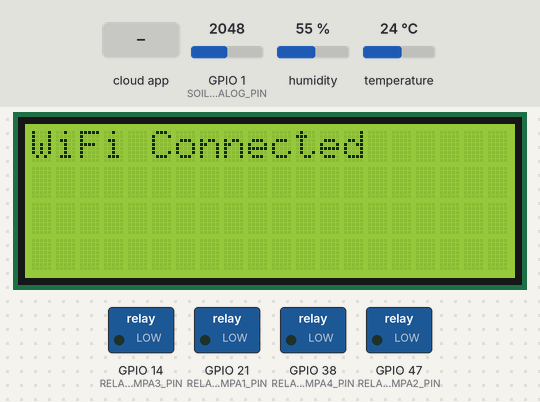
Simulated run of this sketch. Board: ESP32-S3. Parts: 20×4 character LCD, switched loads named in the sketch (green lamp = pin HIGH). The test bench sets the inputs (shaded band); at power-on: GPIO 1 (SOIL_ANALOG_PIN) = 2048, humidity 55 %, temperature 24 °C. WiFi joins after 1.5 s; servers stay silent unless stated; network time is answered at once with the bench clock; the local clock reads 2024-03-15 10:24:30 at power-on unless the sketch sets it; storage starts empty; the Firebase database answers and starts empty; what the sketch prints to the serial monitor is not drawn.

Above: at 2.9 s.
8.9 s: the phone or cloud app sets manualPumpControl to 1
At 14.5 s:
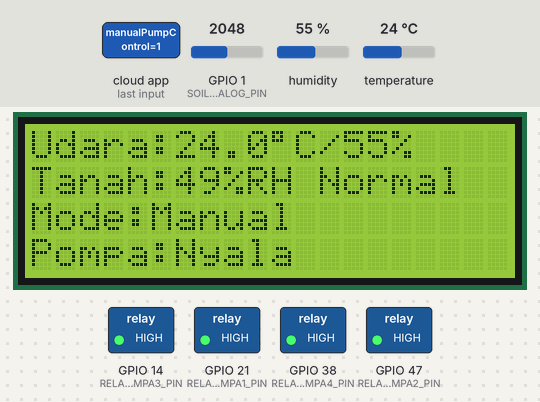
20.8 s: the phone or cloud app sets mode to 1
At 26.1 s:
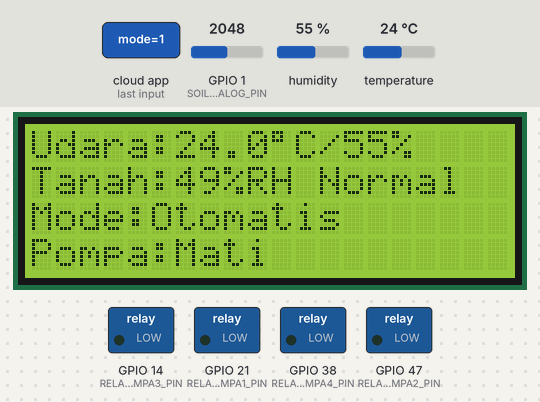
31.8 s: GPIO 1 (SOIL_ANALOG_PIN) set to 2390
At 37.3 s:
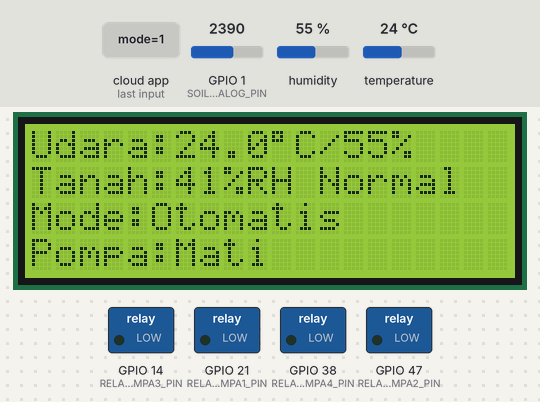
43.6 s: GPIO 1 (SOIL_ANALOG_PIN) set to 2458
At 49.0 s:
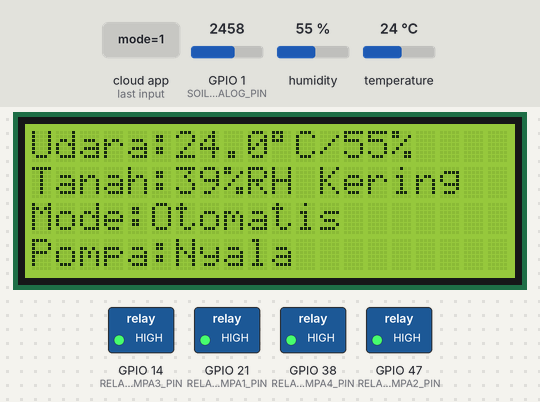
54.7 s: the phone or cloud app sets mode to 0
At 59.4 s:
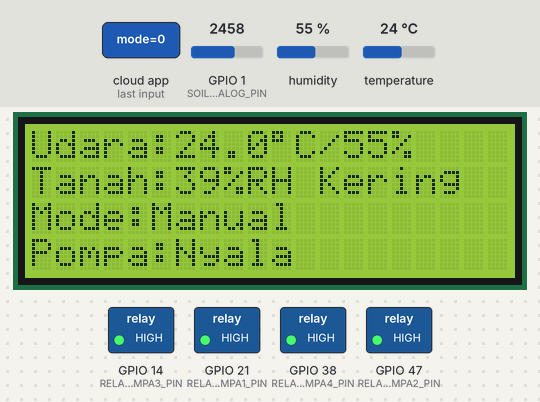
65.8 s: the phone or cloud app sets manualPumpControl to 0
At 71.7 s:
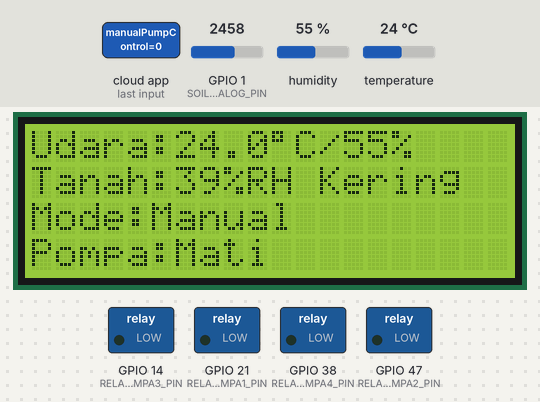
Timing chart, 0 to 73.2 s (numbered marks = the images above; inputs shaded):
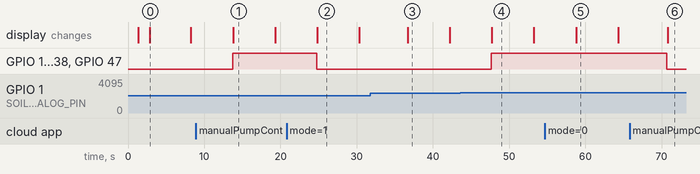

The sketch:

SMARTFARM7in1.ino
```cpp
/*
 * PROYEK_SMARTFARM_LENGKAP (Versi ringkas – soil moisture analog + NPK saja)
 * Perubahan:
 * - Soil moisture dipisah ke sensor analog di GPIO1 (ADC1_CH0).
 * - pH, Suhu Tanah, dan Konduktivitas DIHAPUS dari seluruh alur (LCD/Serial/CSV/Firebase).
 * - NPK (N, P, K) tetap dibaca via Modbus RS485.
 */

#include <Wire.h>
#include <LiquidCrystal_I2C.h>
#include <ModbusMaster.h>
#include <DHT.h>
#include <WiFi.h>
#include <FirebaseESP32.h>
#include <NTPClient.h>
#include <WiFiUdp.h>
#include <SPI.h>
#include <SD.h>
#include <RTClib.h>

// ---------------- Pin & Objek ----------------

// RS485 NPK Sensor
const byte rxPin = 16;         // RX2
const byte txPin = 15;         // TX2
HardwareSerial modul(1);       // UART2
ModbusMaster node;
uint8_t modbusResult;

// DHT21 (AM2301A) — suhu & kelembaban udara
#define DHTPIN 2
#define DHTTYPE DHT21
DHT dht(DHTPIN, DHTTYPE);

// LCD I2C
const int I2C_SDA_PIN = 8;
const int I2C_SCL_PIN = 9;
LiquidCrystal_I2C lcd(0x27, 20, 4);

// RTC (DS3231)
RTC_DS3231 rtc;

// SD Card (SPI)
const int chipSelect = 10;

// Relay Pompa
#define RELAY_POMPA1_PIN 21
#define RELAY_POMPA2_PIN 47
#define RELAY_POMPA3_PIN 14
#define RELAY_POMPA4_PIN 38

// Soil moisture analog (ESP32-S3)
const int SOIL_ANALOG_PIN = 1; // GPIO1 / ADC1_CH0

// Wi-Fi
const char* ssid = "JTI-POLINEMA";
const char* password = "jtifast!";

// Firebase
const char* firebaseHost = "programsiramtanamotomatisb-default-rtdb.asia-southeast1.firebasedatabase.app/";
const char* firebaseAuth = "AIzaSyCK3U0VIltL-N0m8btw0vfBiyrL4oHekWs";
FirebaseData firebaseData;
FirebaseConfig firebaseConfig;
FirebaseAuth auth;
bool isWiFiConnected = false;
bool isFirebaseReady = false;

// NTP
const int timeZone = 7; // GMT+7
WiFiUDP ntpUDP;
NTPClient timeClient(ntpUDP, "pool.ntp.org", timeZone * 3600);

// Retry & interval
unsigned long lastFailedNetworkAttempt = 0;
const unsigned long reconnectInterval = 120000;
unsigned long lastHistoryUpload = 0;
const unsigned long historyUploadInterval = 30000;
unsigned long lastSDLog = 0;
const unsigned long sdLogInterval = 60000;
#define MAIN_LOOP_INTERVAL 3000
long previousMillis;

// LCD multi-screen (hanya 2 layar sekarang)
int lcdScreen = 0;
unsigned long lastLCDUpdate = 0;
const unsigned long lcdUpdateInterval = 5000;

// ---------------- Variabel Data ----------------
float soilMoisture = -1.0;   // % dari sensor analog
float nitrogen = -1.0;       // mg/kg (Modbus)
float phosphorus = -1.0;     // mg/kg (Modbus)
float potassium = -1.0;      // mg/kg (Modbus)
float airHumidity = -1.0;    // %RH (DHT21)
float airTemperature = -1.0; // °C   (DHT21)

// ---------------- Util SD ----------------
void logToSDCard(String filename, String data) {
  if (SD.cardType() == CARD_NONE) {
    Serial.println("SD Card tidak tersedia.");
    return;
  }
  File file = SD.open(filename, FILE_APPEND);
  if (!file) {
    Serial.print("Gagal buka "); Serial.println(filename);
    return;
  }
  file.println(data);
  file.close();
}

// ---------------- Soil moisture analog -> % ----------------
float readSoilMoisturePercent() {
  int raw = analogRead(SOIL_ANALOG_PIN);
  raw = constrain(raw, 0, 4095);
  long pct = map(raw, 4095, 0, 0, 100); // kering 4095 -> 0%, basah 0 -> 100%
  pct = constrain(pct, 0, 100);
  return (float)pct;
}

// ---------------- NTP Sync -> RTC ----------------
void syncNTPTime() {
  if (!isWiFiConnected) return;
  timeClient.begin();
  int retry = 0;
  while (!timeClient.forceUpdate() && retry < 10) {
    delay(1000);
    retry++;
  }
  if (retry < 10) {
    time_t ntpTime = timeClient.getEpochTime();
    rtc.adjust(DateTime(ntpTime));
    Serial.println("RTC updated from NTP");
  } else {
    Serial.println("NTP sync gagal");
  }
}

// ---------------- WiFi ----------------
void connectWiFi() {
  if (WiFi.status() == WL_CONNECTED) { isWiFiConnected = true; return; }
  Serial.print("Connecting WiFi");
  lcd.setCursor(0,0); lcd.print("Connecting WiFi...");
  WiFi.begin(ssid, password);
  unsigned long startAttempt = millis();
  while (WiFi.status() != WL_CONNECTED && (millis() - startAttempt < 10000)) {
    Serial.print(".");
    delay(500);
  }
  if (WiFi.status() == WL_CONNECTED) {
    Serial.println("\nWiFi connected: " + WiFi.localIP().toString());
    lcd.clear(); lcd.setCursor(0,0); lcd.print("WiFi Connected");
    isWiFiConnected = true;
  } else {
    Serial.println("\nWiFi failed");
    lcd.clear(); lcd.setCursor(0,0); lcd.print("WiFi Failed");
    isWiFiConnected = false;
  }
}

// ---------------- Firebase ----------------
void initFirebase() {
  if (!isWiFiConnected) { isFirebaseReady = false; return; }
  firebaseConfig.host = firebaseHost;
  firebaseConfig.signer.tokens.legacy_token = firebaseAuth;
  Firebase.begin(&firebaseConfig, &auth);
  Firebase.reconnectWiFi(true);
  isFirebaseReady = Firebase.ready();
  Serial.println(isFirebaseReady ? "Firebase ready" : "Firebase not ready");
}

// ---------------- Timestamp ----------------
String getAccurateTimestamp() {
  char ts[30];
  if (rtc.begin() && !rtc.lostPower()) {
    DateTime now = rtc.now();
    sprintf(ts, "%04d-%02d-%02d %02d:%02d:%02d",
            now.year(), now.month(), now.day(),
            now.hour(), now.minute(), now.second());
  } else if (timeClient.isTimeSet()) {
    time_t now = timeClient.getEpochTime();
    struct tm *lt = localtime(&now);
    sprintf(ts, "%04d-%02d-%02d %02d:%02d:%02d",
            lt->tm_year + 1900, lt->tm_mon + 1, lt->tm_mday,
            lt->tm_hour, lt->tm_min, lt->tm_sec);
  } else {
    sprintf(ts, "%lu_ms", millis());
  }
  return String(ts);
}

// ---------------- Kirim buffer ke Firebase ----------------
void processBufferedData() {
  if (SD.cardType() == CARD_NONE || !isFirebaseReady) return;

  File bufferFile = SD.open("/firebase_buffer.csv", FILE_READ);
  if (!bufferFile) return;

  File tempFile = SD.open("/firebase_temp_buffer.csv", FILE_WRITE);
  if (!tempFile) { bufferFile.close(); return; }

  bool changed = false, hasRemain = false;
  String line;
  while (bufferFile.available()) {
    line = bufferFile.readStringUntil('\n'); line.trim();
    if (!line.length()) continue;

    int commaIndex = line.indexOf(',');
    if (commaIndex == -1) { tempFile.println(line); hasRemain = true; continue; }

    String timestamp = line.substring(0, commaIndex);
    String jsonStr = line.substring(commaIndex + 1);

    FirebaseJson json;
    if (json.setJsonData(jsonStr)) {
      String datePart = timestamp.substring(0, 10);
      String timePart = timestamp.substring(11, 16);
      String historyPath = "/004025002/zhistory/" + datePart + "/" + timePart;
      if (Firebase.updateNode(firebaseData, historyPath, json)) {
        changed = true;
      } else {
        tempFile.println(line); hasRemain = true;
      }
    } else {
      tempFile.println(line); hasRemain = true;
    }
  }
  bufferFile.close(); tempFile.close();

  if (changed || !hasRemain) {
    SD.remove("/firebase_buffer.csv");
    SD.rename("/firebase_temp_buffer.csv", "/firebase_buffer.csv");
  } else {
    SD.remove("/firebase_temp_buffer.csv");
  }
}

// ---------------- Setup ----------------
void setup() {
  Serial.begin(115200);
  while (!Serial);

  Wire.begin(I2C_SDA_PIN, I2C_SCL_PIN);
  lcd.init(); lcd.backlight();
  lcd.print("SmartFarm Booting...");
  delay(1200); lcd.clear();

  pinMode(RELAY_POMPA1_PIN, OUTPUT);
  pinMode(RELAY_POMPA2_PIN, OUTPUT);
  pinMode(RELAY_POMPA3_PIN, OUTPUT);
  pinMode(RELAY_POMPA4_PIN, OUTPUT);
  digitalWrite(RELAY_POMPA1_PIN, LOW);
  digitalWrite(RELAY_POMPA2_PIN, LOW);
  digitalWrite(RELAY_POMPA3_PIN, LOW);
  digitalWrite(RELAY_POMPA4_PIN, LOW);

  // Modbus NPK
  modul.begin(9600, SERIAL_8N1, rxPin, txPin);
  node.begin(2, modul); // Slave ID 2

  dht.begin();

  // RTC
  if (!rtc.begin()) {
    Serial.println("RTC tidak ditemukan");
  } else if (rtc.lostPower()) {
    Serial.println("RTC lost power; akan sync NTP jika tersedia");
  }

  // SD
  if (!SD.begin(chipSelect)) {
    Serial.println("SD Card mount failed");
    lcd.setCursor(0, 3); lcd.print("SD Failed");
  } else {
    if (!SD.exists("/data.csv")) {
      // Header baru tanpa soilTemperature, conductivity, pH
      logToSDCard("/data.csv",
        "Timestamp,SoilMoisture,AirTemperature,AirHumidity,Nitrogen,Phosphorus,Potassium,PumpStatus,Mode,ManualPumpControl");
    }
    if (!SD.exists("/firebase_buffer.csv")) {
      // tanpa header
    }
  }

  connectWiFi();
  initFirebase();
  syncNTPTime();

  previousMillis = millis();
}

// ---------------- LCD ----------------
void updateLCD(int mode, int statusPompa) {
  if (millis() - lastLCDUpdate >= lcdUpdateInterval) {
    lcdScreen = (lcdScreen + 1) % 2; // sekarang cuma 2 layar (0 & 1)
    lastLCDUpdate = millis();
    lcd.clear();
  }

  if (lcdScreen == 0) {
    // Layar 0: Udara & Kelembaban Tanah + Status
    lcd.setCursor(0, 0);
    lcd.print("Udara:");
    if (airTemperature >= 0) lcd.print(airTemperature, 1); else lcd.print("N/A");
    lcd.print((char)223); lcd.print("C/");
    if (airHumidity >= 0) lcd.print(airHumidity, 0); else lcd.print("N/A");
    lcd.print("%");

    lcd.setCursor(0, 1);
    lcd.print("Tanah:");
    if (soilMoisture >= 0) lcd.print(soilMoisture, 0); else lcd.print("N/A");
    lcd.print("%RH ");
    if (soilMoisture >= 0) {
      if (soilMoisture > 70) lcd.print("Basah");
      else if (soilMoisture > 40) lcd.print("Normal");
      else lcd.print("Kering");
    } else lcd.print("N/A  ");

    lcd.setCursor(0, 2);
    lcd.print("Mode:");
    if (isFirebaseReady) lcd.print(mode == 1 ? "Otomatis" : "Manual");
    else lcd.print("Offline");

    lcd.setCursor(0, 3);
    lcd.print("Pompa:");
    lcd.print(statusPompa == 1 ? "Nyala" : "Mati");
  } else {
    // Layar 1: NPK saja
    lcd.setCursor(0, 0); lcd.print("Kadar Nutrisi (mg/kg)");
    lcd.setCursor(0, 1); lcd.print("N:"); if (nitrogen   >= 0) lcd.print((int)nitrogen);   else lcd.print("N/A");
    lcd.setCursor(8, 1); lcd.print("P:"); if (phosphorus >= 0) lcd.print((int)phosphorus); else lcd.print("N/A");
    lcd.setCursor(0, 2); lcd.print("K:"); if (potassium  >= 0) lcd.print((int)potassium);  else lcd.print("N/A");
  }
}

// ---------------- Loop ----------------
void loop() {
  // Reconnect
  if (!isWiFiConnected || !isFirebaseReady) {
    if (millis() - lastFailedNetworkAttempt >= reconnectInterval) {
      connectWiFi();
      initFirebase();
      syncNTPTime();
      lastFailedNetworkAttempt = millis();
    }
  }

  if (millis() - previousMillis >= MAIN_LOOP_INTERVAL) {
    // Udara (DHT)
    airHumidity = dht.readHumidity();
    airTemperature = dht.readTemperature();
    if (isnan(airHumidity) || isnan(airTemperature)) {
      airHumidity = -1; airTemperature = -1;
    }

    // Soil moisture analog (PIN 1)
    soilMoisture = readSoilMoisturePercent();

    // NPK via Modbus (hanya N/P/K) – register 0x0004..0x0006
    modbusResult = node.readHoldingRegisters(0x0004, 3);
    if (modbusResult == node.ku8MBSuccess) {
      nitrogen   = (float)node.getResponseBuffer(0x0000);
      phosphorus = (float)node.getResponseBuffer(0x0001);
      potassium  = (float)node.getResponseBuffer(0x0002);
    } else {
      nitrogen = phosphorus = potassium = -1.0;
      Serial.print("NPK read fail, code: "); Serial.println(modbusResult);
    }

    // Mode & Manual dari Firebase (jika ready)
    int mode = 1;
    int manualPumpControl = 0;
    if (isFirebaseReady) {
      if (Firebase.getInt(firebaseData, "/004025002/mode")) mode = firebaseData.intData();
      if (Firebase.getInt(firebaseData, "/004025002/manualPumpControl")) manualPumpControl = firebaseData.intData();
    } else {
      mode = 1; manualPumpControl = 0;
    }

    // Kontrol pompa (berdasarkan soilMoisture analog)
    int statusPompa = 0;
    if (mode == 1) {
      if (soilMoisture >= 0 && soilMoisture <= 40) {
        digitalWrite(RELAY_POMPA1_PIN, HIGH);
        digitalWrite(RELAY_POMPA2_PIN, HIGH);
        digitalWrite(RELAY_POMPA3_PIN, HIGH);
        digitalWrite(RELAY_POMPA4_PIN, HIGH);
        statusPompa = 1;
      } else {
        digitalWrite(RELAY_POMPA1_PIN, LOW);
        digitalWrite(RELAY_POMPA2_PIN, LOW);
        digitalWrite(RELAY_POMPA3_PIN, LOW);
        digitalWrite(RELAY_POMPA4_PIN, LOW);
        statusPompa = 0;
      }
    } else {
      if (manualPumpControl == 1) {
        digitalWrite(RELAY_POMPA1_PIN, HIGH);
        digitalWrite(RELAY_POMPA2_PIN, HIGH);
        digitalWrite(RELAY_POMPA3_PIN, HIGH);
        digitalWrite(RELAY_POMPA4_PIN, HIGH);
        statusPompa = 1;
      } else {
        digitalWrite(RELAY_POMPA1_PIN, LOW);
        digitalWrite(RELAY_POMPA2_PIN, LOW);
        digitalWrite(RELAY_POMPA3_PIN, LOW);
        digitalWrite(RELAY_POMPA4_PIN, LOW);
        statusPompa = 0;
      }
    }

    // LCD
    updateLCD(mode, statusPompa);

    // Serial log (ringkas – tanpa pH, soilTemp, konduktivitas)
    Serial.println("\n--- Data Sensor & Status ---");
    Serial.print("Soil Moisture (analog) = "); if (soilMoisture >= 0) Serial.print(soilMoisture); else Serial.print("N/A"); Serial.println(" %RH");
    Serial.print("N = "); if (nitrogen   >= 0) Serial.print(nitrogen);   else Serial.print("N/A"); Serial.println(" mg/kg");
    Serial.print("P = "); if (phosphorus >= 0) Serial.print(phosphorus); else Serial.print("N/A"); Serial.println(" mg/kg");
    Serial.print("K = "); if (potassium  >= 0) Serial.print(potassium);  else Serial.print("N/A"); Serial.println(" mg/kg");
    Serial.print("Air Temp = "); if (airTemperature >= 0) Serial.print(airTemperature); else Serial.print("N/A"); Serial.println(" C");
    Serial.print("Air RH   = "); if (airHumidity   >= 0) Serial.print(airHumidity);   else Serial.print("N/A"); Serial.println(" %");
    Serial.print("Mode = "); Serial.print(mode == 1 ? "Otomatis" : "Manual");
    Serial.print(" | Pompa = "); Serial.println(statusPompa == 1 ? "Nyala" : "Mati");
    Serial.println("----------------------------");

    // Timestamp
    String currentTimestamp = getAccurateTimestamp();

    // JSON Firebase (tanpa pH/soilTemp/cond)
    FirebaseJson json;
    json.set("soilMoisture", String(soilMoisture, 0));
    json.set("airTemperature", String(airTemperature, 1));
    json.set("airHumidity", String(airHumidity, 1));
    json.set("nitrogen", String(nitrogen, 0));
    json.set("phosphorus", String(phosphorus, 0));
    json.set("potassium", String(potassium, 0));
    json.set("statusPompa", statusPompa);
    json.set("mode", mode);
    json.set("manualPumpControl", manualPumpControl);

    // CSV realtime (header sudah disesuaikan)
    String dataLogRealtime = currentTimestamp + "," +
                             String(soilMoisture, 0) + "," +
                             String(airTemperature, 1) + "," +
                             String(airHumidity, 1) + "," +
                             String(nitrogen, 0) + "," +
                             String(phosphorus, 0) + "," +
                             String(potassium, 0) + "," +
                             String(statusPompa) + "," +
                             String(mode) + "," +
                             String(manualPumpControl);

    if (millis() - lastSDLog >= sdLogInterval) {
      logToSDCard("/data.csv", dataLogRealtime);
      lastSDLog = millis();
    }

    // Buffer untuk Firebase History
    String dataToBuffer = currentTimestamp + "," + json.raw();
    logToSDCard("/firebase_buffer.csv", dataToBuffer);

    // Kirim realtime ke Firebase
    if (isFirebaseReady) {
      String path = "/004025002";
      if (!Firebase.updateNode(firebaseData, path, json)) {
        Serial.print("Firebase realtime gagal: ");
        Serial.println(firebaseData.errorReason());
      }
    }

    // Proses buffer -> Firebase history per interval
    if (isFirebaseReady && (millis() - lastHistoryUpload >= historyUploadInterval)) {
      processBufferedData();
      lastHistoryUpload = millis();
    }

    previousMillis = millis();
  }
}
```

Measured:
- the behaviour switches between 2416 and 2417 on GPIO 1 (SOIL_ANALOG_PIN) (found by bisection; images 3 and 4)
- after the input at 8.9 s, GPIO 14 (RELAY_POMPA3_PIN), GPIO 21 (RELAY_POMPA1_PIN), GPIO 38 (RELAY_POMPA4_PIN), GPIO 47 (RELAY_POMPA2_PIN): LOW → HIGH after 4.8 s; the display: changes after 4.9 s (image 1)
- after the input at 20.8 s, GPIO 14 (RELAY_POMPA3_PIN), GPIO 21 (RELAY_POMPA1_PIN), GPIO 38 (RELAY_POMPA4_PIN), GPIO 47 (RELAY_POMPA2_PIN): HIGH → LOW after 4.0 s; the display: changes after 4.0 s (image 2)
- after the input at 31.8 s, the display: changes after 4.9 s (image 3)
- after the input at 43.6 s, GPIO 14 (RELAY_POMPA3_PIN), GPIO 21 (RELAY_POMPA1_PIN), GPIO 38 (RELAY_POMPA4_PIN), GPIO 47 (RELAY_POMPA2_PIN): LOW → HIGH after 4.1 s; the display: changes after 4.1 s (image 4)
- after the input at 54.7 s, the display: changes after 4.1 s (image 5)
- after the input at 65.8 s, GPIO 14 (RELAY_POMPA3_PIN), GPIO 21 (RELAY_POMPA1_PIN), GPIO 38 (RELAY_POMPA4_PIN), GPIO 47 (RELAY_POMPA2_PIN): HIGH → LOW after 4.9 s; the display: changes after 5.0 s (image 6)
